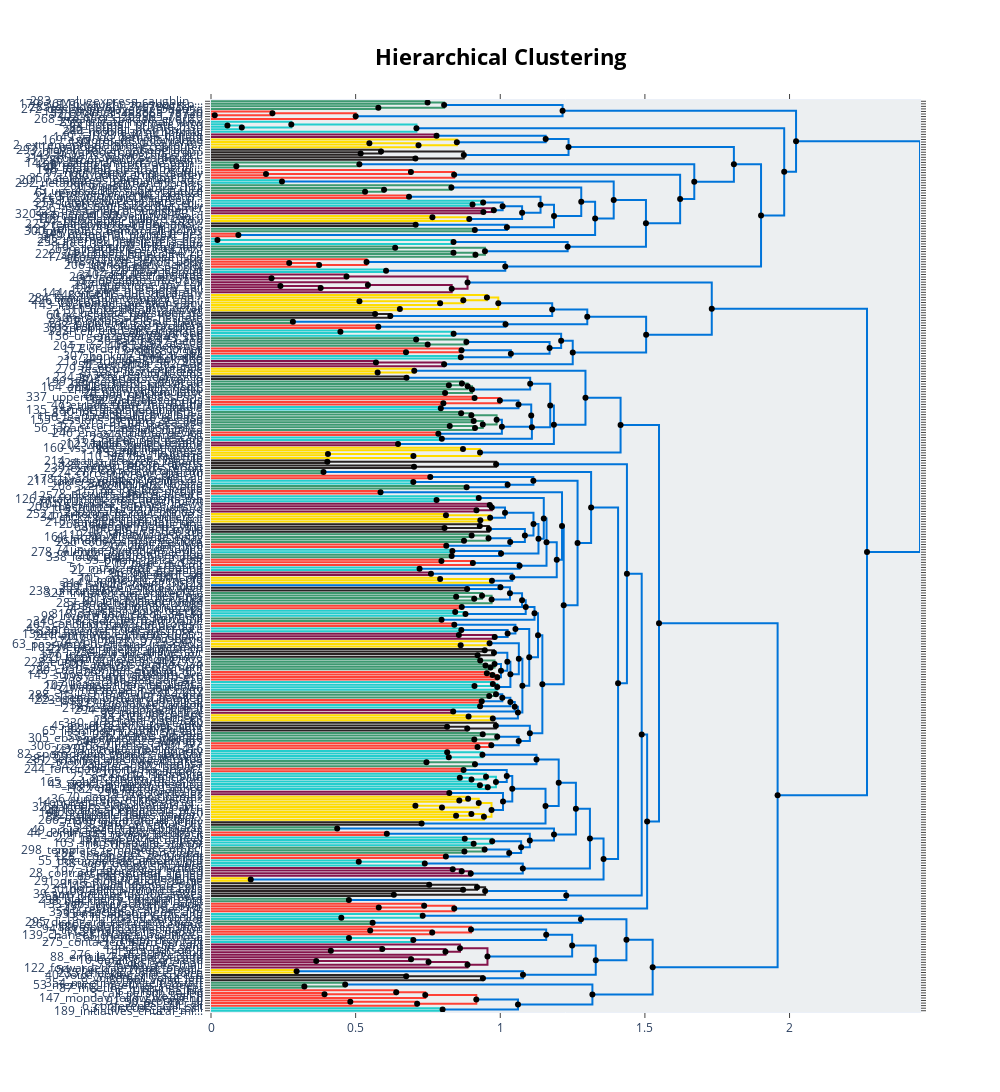

Notebook source saved alongside this figure:
### Markdown cell above
## Inspecting clustering results

### Code cell
topic_model.visualize_hierarchy(hierarchical_topics=hierarchical_topics)
